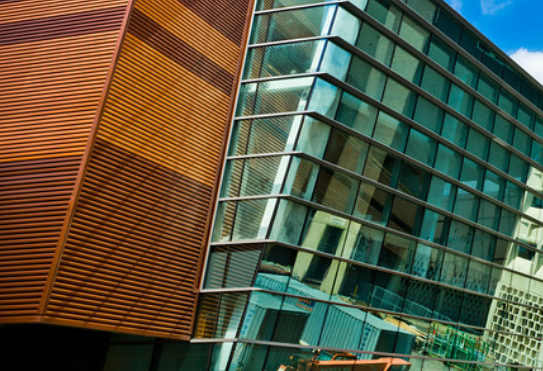
#> input picture data/images_panaroma/t2_1.png, 543 x 371 px
$ python task2.py   (Python 2 division)
#> lines starting #> are read from the running program, lines starting #| are printed output that depends on the picture
# 1. Only add your code inside the function (including newly improted packages).
#  You can design a new function and call the new function in the given functions.
# 3. Not following the project guidelines will result in a 10% reduction in grades
# 4 . If you want to show an image for debugging, please use show_image() function in helper.py.
# 5. Please do NOT save any intermediate files in your final submission.

import cv2
import numpy as np
import matplotlib.pyplot as plt
import argparse
import json
import array as arr


def parse_args():
    parser = argparse.ArgumentParser(description="cse 573 homework 4.")
    parser.add_argument(
        "--input_path", type=str, default="data/images_panaroma",
        help="path to images for panaroma construction")
    parser.add_argument(
        "--output_overlap", type=str, default="./task2_overlap.txt",
        help="path to the overlap result")
    parser.add_argument(
        "--output_panaroma", type=str, default="./task2_result.png",
        help="path to final panaroma image ")

    args = parser.parse_args()
    return args

def stitch(inp_path, imgmark, N=4, savepath=''):
    "The output image should be saved in the savepath."
#> called with inp_path = 'data/images_panaroma', imgmark = 't2', N = 4, savepath = './task2_result.png'
    "The intermediate overlap relation should be returned as NxN a one-hot(only contains 0 or 1) array."
    "Do NOT modify the code provided."
    imgs = []
    imgpath = [f'{inp_path}/{imgmark}_{n}.png' for n in range(1,N+1)]
    for ipath in imgpath:
        img = cv2.imread(ipath)
#> img is the input picture: shape (371, 543, 3); mean B, G, R 64.1, 86.7, 86.8
        imgs.append(img)
    "Start you code here"

    import imutils

    over_lap = overlap_arr(imgs)

    sift = cv2.SIFT_create()

    while len(imgs) > 1:

        match_dict = {'M' : [], 'image_1' : [], 'image_2' : [],'length_match' : [], 'side' : []}
        for i in range(len(imgs)):
            i = 0
            match_dict = {'M' : [], 'image_1' : [], 'image_2' : [],'length_match' : [], 'side' : []}
            for j in range(i+1, len(imgs)):
                keypoints1, descriptors1 = sift.detectAndCompute(imgs[i], None)
                keypoints2, descriptors2 = sift.detectAndCompute(imgs[j], None)
                x1 = compute_coordinates(keypoints1)
                x2 = compute_coordinates(keypoints2)
                match_1 = feature_matching(descriptors1, descriptors2)
                match_2 = feature_matching(descriptors2, descriptors1)
                new1 = len(match_1)/len(descriptors2)
                new2 = len(match_2)/len(descriptors1)
                src_pts_1, dst_pts_1 = compute_source(match_1, keypoints1, keypoints2)
                src_pts_2, dst_pts_2 = compute_source(match_2, keypoints2, keypoints1)
                M1, rem1 = cv2.findHomography(src_pts_1, dst_pts_1, cv2.RANSAC, 9.0)
                M2, rem2 = cv2.findHomography(src_pts_2, dst_pts_2, cv2.RANSAC, 9.0)

                if (x1 < x2):
                    match_dict['M'].append(M1)
                    match_dict['image_1'].append(i)
                    match_dict['image_2'].append(j)
                    match_dict['length_match'].append(new1)
                else:
                    match_dict['M'].append(M2)
                    match_dict['image_1'].append(j)
                    match_dict['image_2'].append(i)
                    match_dict['length_match'].append(new2)

            length_match = match_dict['length_match']
            max_value = max(length_match)
            max_index = length_match.index(max_value)

            first_image = match_dict['image_1'][max_index]
            second_image = match_dict['image_2'][max_index]

            width = imgs[second_image].shape[1] + imgs[first_image].shape[1]
            height = imgs[second_image].shape[0] + imgs[first_image].shape[0]


            result = cv2.warpPerspective(imgs[first_image], match_dict['M'][max_index], (width, height))

            height, width, breadth = imgs[second_image].shape
            for i in range(0, height):
                for j in range(0, width):
                    if sum(list(imgs[second_image][i, j])) and not sum(list(result[i, j])) :
                        result[i, j] = imgs[second_image][i, j]

            gray = cv2.cvtColor(result, cv2.COLOR_BGR2GRAY)
            thresh = cv2.threshold(gray, 0, 255, cv2.THRESH_BINARY)[1]
            cnts = cv2.findContours(thresh.copy(), cv2.RETR_EXTERNAL, cv2.CHAIN_APPROX_SIMPLE)
            cnts = imutils.grab_contours(cnts)
            c = max(cnts, key=cv2.contourArea)
            (x, y, w, h) = cv2.boundingRect(c)
            result = result[y:y+h, x:x + w]
            import utils
            if first_image < second_image:
                imgs.pop(first_image)
                imgs.pop(second_image-1)
                imgs.insert(0, result)
            else:
                imgs.pop(second_image)
                imgs.pop(first_image-1)
                imgs.insert(0, result)

            if len(imgs) == 1:
                cv2.imwrite('task2_result.png',result)
                return over_lap
            i = 0
#> this loop made 1 pass
#> pass 1, in stitch, `cv2.imwrite('task2_result.png',result)`:
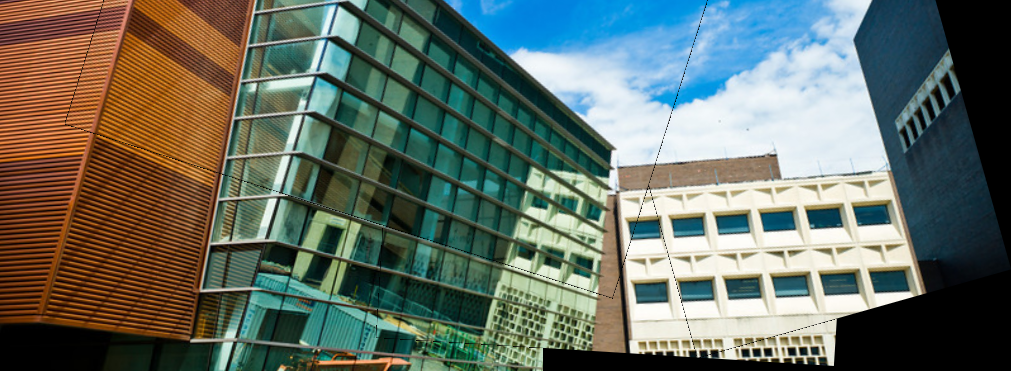
#> saved as task2_result.png: shape (371, 1011, 3); mean B, G, R 99.6, 109.7, 100.7
#> after the loop:
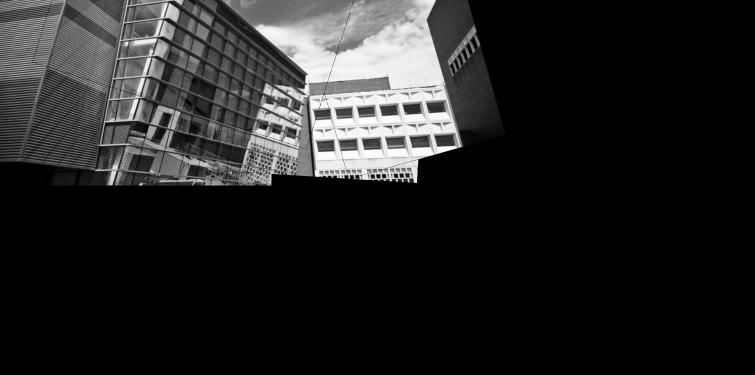
#> gray: shape (750, 1509) (shown at 1/2 size); min 0, max 254, mean 35.1

    return over_lap

def extract_features(image):
    gray = cv2.cvtColor(image, cv2.COLOR_BGR2GRAY)
    orb = cv2.ORB_create()
    keypoints, descriptors = orb.detectAndCompute(gray, None)
    return keypoints, descriptors

def euclidean_distance(point1, point2):
    return np.linalg.norm(point1 - point2)

def feature_matching(f1, f2):
    list_match = []
    for i, j in enumerate(f1):
        distances = np.linalg.norm(f2 - j, axis=1)
        val_sort = np.argsort(distances)
        output1 = val_sort[0]
        output2 = val_sort[1]
        if distances[output1] < 0.75 * distances[output2]:
            list_match.append((i, output1, 0, distances[output1]))
    return list_match

def overlap_arr(imgs):
    no_image = len(imgs)
    overlap_array = np.eye(no_image, dtype=int)
    sift = cv2.SIFT_create()
    for i in range(no_image):
        for j in range(i+1,no_image):
            keypoints1, descriptors1 = sift.detectAndCompute(imgs[i], None)
            keypoints2, descriptors2 = sift.detectAndCompute(imgs[j], None)
            match = feature_matching(descriptors1, descriptors2)
            denom = min(len(descriptors1), len(descriptors2))
            percentage_overlap = len(match)/denom
            if percentage_overlap > 0.2:
                overlap_array[i, j] = 1
                overlap_array[j, i] = 1
            else:
                pass
    return overlap_array


def compute_source(match, keypoints1, keypoints2):
    if len(match)%2 != 0:
        match.pop()
    src_pts = np.float32([keypoints1[k[0]].pt for k in match])
    dst_pts = np.float32([keypoints2[k[1]].pt for k in match])
    return src_pts, dst_pts

def compute_coordinates(keypoints):
    keypoint_coordinates = [(keypoint.pt[0], keypoint.pt[1]) for keypoint in keypoints]
    mean_x = sum(x for x, y in keypoint_coordinates) / len(keypoint_coordinates)
    mean_y = sum(y for x, y in keypoint_coordinates) / len(keypoint_coordinates)
    return mean_x


if __name__ == "__main__":
    #task2
    args = parse_args()
    overlap_arr = stitch(args.input_path, 't2', N=4, savepath=f'{args.output_panaroma}')
    with open(f'{args.output_overlap}', 'w') as outfile:
        json.dump(overlap_arr.tolist(), outfile)
